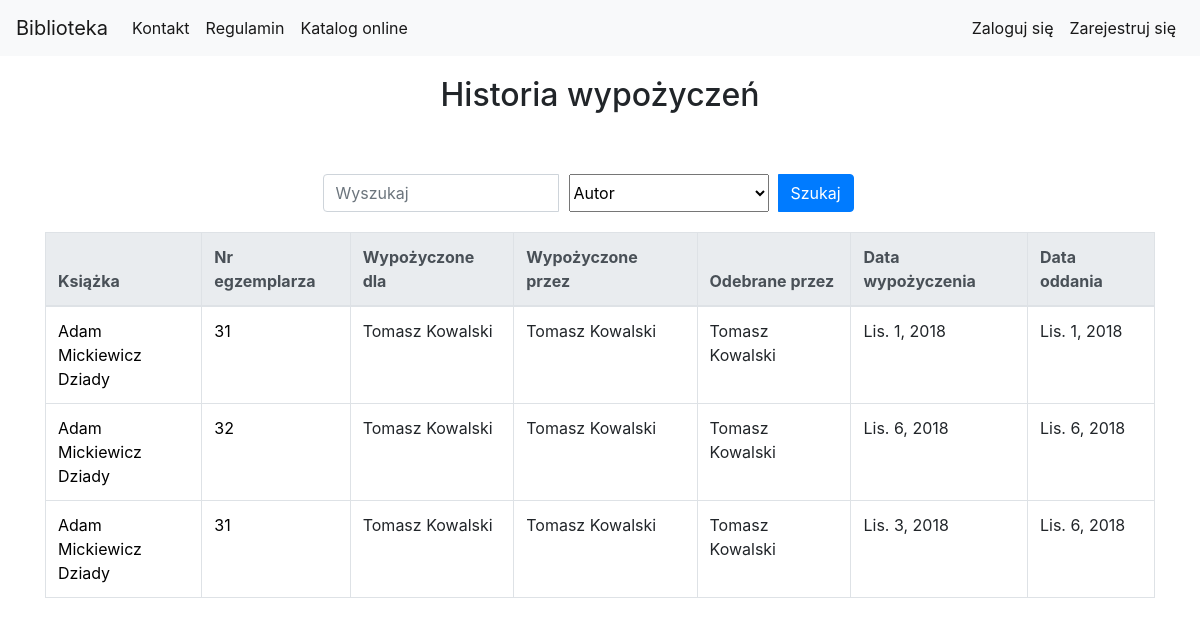
Page /library/borrow_history_list/ on the earlier database version.
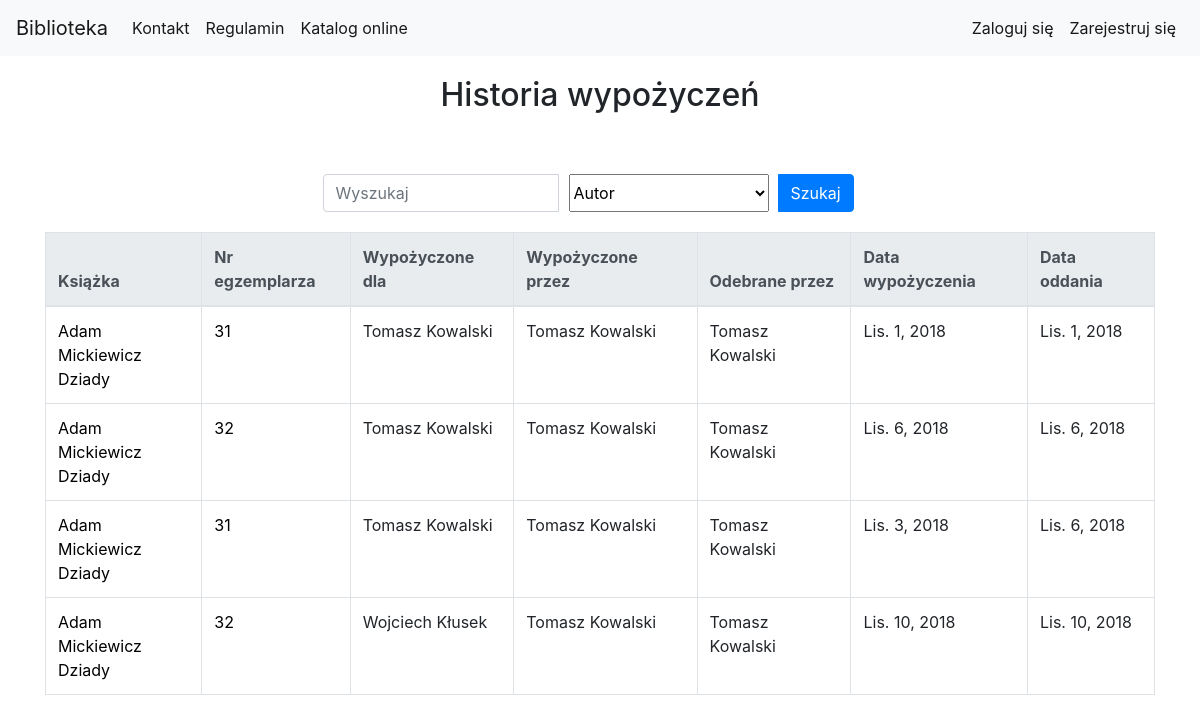
Same page on the later database version.
### library_app/models.py (models this page shows, shortened)
class Author(models.Model):
    first_name = models.CharField(max_length=200, verbose_name='Imię')
    last_name = models.CharField(max_length=200, verbose_name='Nazwisko')
    country = models.CharField(max_length=200, verbose_name='Kraj')
    biography = models.TextField(default='', blank=True, null=True, verbose_name='Biografia')
    birth_place = models.CharField(max_length=200, default='', blank=True, null=True, verbose_name='Miejsce urodzenia')
    image_url = models.URLField(default='', blank=True, null=True, verbose_name='Adres url portretu, zakończony rozszerzeniem')
    years_of_life = models.CharField(max_length=10, default='', blank=True, null=True, verbose_name='Lata życia')

class BorrowHistory(models.Model):
    user = models.ForeignKey(User, related_name="history_user")
    borrow_librarian = models.ForeignKey(User, related_name="history_borrow_librarian")
    receive_librarian = models.ForeignKey(User, related_name="history_receive_librarian", null=True, blank=True)
    book_copy_id = models.ForeignKey(BookCopy)
    borrow_date = models.DateField()
    receive_date = models.DateField()

class BookCopy(models.Model):
    book = models.ForeignKey(Book, related_name="bookcopies", verbose_name='Wybierz książkę') #teraz w templatce mozemy z poziomu klasy book odnosic sie do obiektow bookcopy, np {{book.bookcopies.count}} da liczbe kopii ksiazek ktore maja w polu book id danej ksiazki
    is_borrowed = models.BooleanField(default=False)

class Book(models.Model):
    authors = models.ManyToManyField(Author, related_name='book_authors', verbose_name='Autorzy')
    category = models.ForeignKey(Category, related_name='book_categories', verbose_name='Kategoria')
    publishing_house = models.ForeignKey(PublishingHouse, related_name='publishing_houses', verbose_name='Wydawnictwo')
    isbn = models.CharField(max_length=30, unique=True, verbose_name='Numer ISBN')
    title = models.CharField(max_length=200, verbose_name='Tytuł')
    description = models.TextField(blank=True, default='', verbose_name='Opis')
    publish_date = models.DateField(default=datetime.now, blank=True, verbose_name='Data publikacji')
    edition = models.PositiveIntegerField(default=1, verbose_name='Numer wydania')
    image_url = models.URLField(default='', blank=True, null=True, verbose_name='Adres url okładki zakończony rozszerzeniem obrazu')
    add_date = models.DateTimeField(auto_now=True)
    slug = models.SlugField(allow_unicode=True, unique=True)

### library_app/views.py (the view)
class BorrowHistoryListView(LoginRequiredMixin, SuperuserRequiredMixin, generic.ListView):
    login_url = reverse_lazy('no_permission')
    model = models.BorrowHistory
    context_object_name = "borrow_history_list"
    paginate_by = 10
    def get_queryset(self):
        search_query = self.request.GET.get("search_query")
        search_type = self.request.GET.get("search_type")
        if search_query is not None:
            if search_type == "title":
                return models.BorrowHistory.objects.filter(book_copy_id__book__title__icontains=search_query)
            elif search_type == "author":
                authors_result = models.BorrowHistory.objects.filter(book_copy_id__book__authors__first_name__icontains=search_query) | models.BorrowHistory.objects.filter(book_copy_id__book__authors__last_name__icontains=search_query)
                return authors_result
            elif search_type == "bookcopy_nr":
                return models.BorrowHistory.objects.filter(book_copy_id__id__icontains=search_query)
            elif search_type == "borrow_by_user":
                borrow_by_result = models.BorrowHistory.objects.filter(user__first_name__contains=search_query) | models.BorrowHistory.objects.filter(user__last_name__contains=search_query)
                return borrow_by_result
            elif search_type == "borrow_by_librarian":
                borrow_by_result = models.BorrowHistory.objects.filter(borrow_librarian__first_name__contains=search_query) | models.BorrowHistory.objects.filter(borrow_librarian__last_name__contains=search_query)
                return borrow_by_result
            elif search_type == "receive_by_librarian":
                borrow_by_result = models.BorrowHistory.objects.filter(receive_librarian__first_name__contains=search_query) | models.BorrowHistory.objects.filter(receive_librarian__last_name__contains=search_query)
                return borrow_by_result
        else:
            return models.BorrowHistory.objects.all()

### library_app/templates/library_app/borrowhistory_list.html (shortened to what this page needs)
{% extends "base.html" %}
{% load static %}
{% load custom_tags %}
{% block body_block %}
<div class="container">
    <div class="page-title">
        <h2>Historia wypożyczeń</h2>
    </div>
            <div class="search-bar">
                <form class="form-inline" action="{% url 'library_app:borrow_history_list' %}" method="GET">
                    <div class="input-group">
                        <input type="search" class="form-control" name="search_query" placeholder="Wyszukaj">
                        <select class="search-select" name="search_type">
                            <option value="author" selected>Autor</option>
                        </select>
                        <div class="input-group-append search-button">
                            <button class="btn btn-primary" type="submit">Szukaj</button>
                        </div>
                    </div>
                </form>
            </div>
    <table class="table table-bordered table-hover">
        <thead class="thead-light">
            <tr>
                <th scope="col">Książka</th>
                <th scope="col">Nr egzemplarza</th>
                <th scope="col">Wypożyczone dla</th>
                <th scope="col">Wypożyczone przez</th>
                <th scope="col">Odebrane przez</th>
                <th scope="col">Data wypożyczenia</th>
                <th scope="col">Data oddania</th>
            </tr>
        </thead>
        <tbody>
            {% for borrow in borrow_history_list %}
            <tr>
                <td>
                    {% for author in borrow.book_copy_id.book.authors.all %}
                    <a href="{% url 'library_app:author_detail' pk=author.pk %}">{{author.first_name}} {{author.last_name}}</a>
                    <br>
                    {% endfor %}
                    <a href="{% url 'library_app:book_detail' pk=borrow.book_copy_id.book.pk %}">{{borrow.book_copy_id.book.title}}</a>
                </td>
                <td><a href="{% url 'library_app:bookcopy_detail' pk=borrow.book_copy_id.pk %}">{{borrow.book_copy_id.id}}</a></td>
                <td>{{borrow.user.get_full_name}}</td>
                <td>{{borrow.borrow_librarian.get_full_name}}</td>
                <td>{{borrow.receive_librarian.get_full_name}}</td>
                <td>{{borrow.borrow_date}}</td>
                <td>{{borrow.receive_date}}</td>
            </tr>
            {% endfor %}
        </tbody>
    </table>
</div>
{% endblock %}

Differences in the rows shown:
added BorrowHistory: book_copy_id.book "Dziady", book_copy_id.id "32", user.get_full_name "Wojciech Kłusek", borrow_librarian.get_full_name "Tomasz Kowalski", receive_librarian.get_full_name "Tomasz Kowalski", borrow_date "Lis. 10, 2018", receive_date "Lis. 10, 2018", Author (first_name "Adam", last_name "Mickiewicz")
